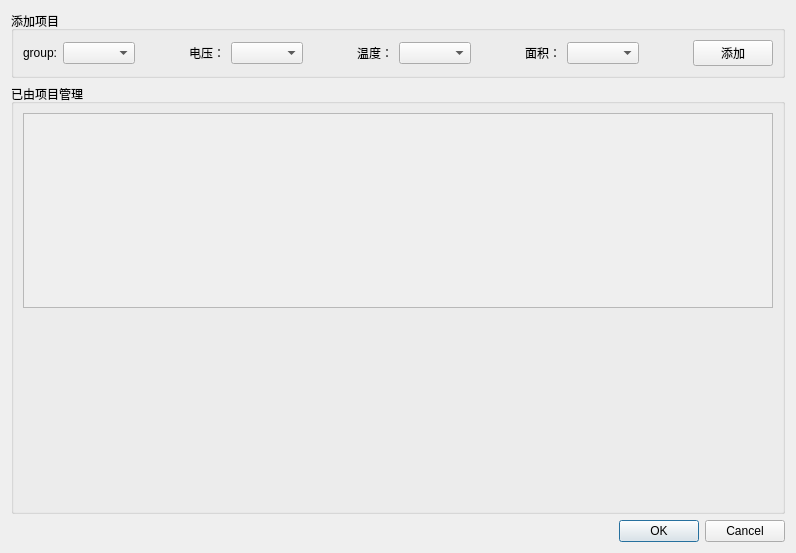
<?xml version="1.0" encoding="UTF-8"?>
<ui version="4.0">
 <class>Dialog</class>
 <widget class="QDialog" name="Dialog">
  <property name="geometry">
   <rect>
    <x>0</x>
    <y>0</y>
    <width>796</width>
    <height>553</height>
   </rect>
  </property>
  <property name="windowTitle">
   <string>Dialog</string>
  </property>
  <layout class="QVBoxLayout" name="dialogLayout">
   <item>
    <widget class="QGroupBox" name="gbAddItem">
     <property name="title">
      <string>添加项目</string>
     </property>
     <layout class="QHBoxLayout" name="addItemLayout">
      <item>
       <widget class="QLabel" name="lblGroup">
        <property name="text">
         <string>group:</string>
        </property>
       </widget>
      </item>
      <item>
       <widget class="QComboBox" name="cmbGroup"/>
      </item>
      <item>
       <spacer name="horizontalSpacer">
        <property name="orientation">
         <enum>Qt::Orientation::Horizontal</enum>
        </property>
        <property name="sizeHint" stdset="0">
         <size>
          <width>40</width>
          <height>20</height>
         </size>
        </property>
       </spacer>
      </item>
      <item>
       <widget class="QLabel" name="lblVoltage">
        <property name="text">
         <string>电压：</string>
        </property>
       </widget>
      </item>
      <item>
       <widget class="QComboBox" name="cmbVoltage"/>
      </item>
      <item>
       <spacer name="horizontalSpacer_2">
        <property name="orientation">
         <enum>Qt::Orientation::Horizontal</enum>
        </property>
        <property name="sizeHint" stdset="0">
         <size>
          <width>40</width>
          <height>20</height>
         </size>
        </property>
       </spacer>
      </item>
      <item>
       <widget class="QLabel" name="lblTemp">
        <property name="text">
         <string>温度：</string>
        </property>
       </widget>
      </item>
      <item>
       <widget class="QComboBox" name="cmbTemp"/>
      </item>
      <item>
       <spacer name="horizontalSpacer_3">
        <property name="orientation">
         <enum>Qt::Orientation::Horizontal</enum>
        </property>
        <property name="sizeHint" stdset="0">
         <size>
          <width>40</width>
          <height>20</height>
         </size>
        </property>
       </spacer>
      </item>
      <item>
       <widget class="QLabel" name="lblArea">
        <property name="text">
         <string>面积：</string>
        </property>
       </widget>
      </item>
      <item>
       <widget class="QComboBox" name="cmbArea"/>
      </item>
      <item>
       <spacer name="horizontalSpacer_4">
        <property name="orientation">
         <enum>Qt::Orientation::Horizontal</enum>
        </property>
        <property name="sizeHint" stdset="0">
         <size>
          <width>40</width>
          <height>20</height>
         </size>
        </property>
       </spacer>
      </item>
      <item>
       <widget class="QPushButton" name="btnAdd">
        <property name="text">
         <string>添加</string>
        </property>
       </widget>
      </item>
     </layout>
    </widget>
   </item>
   <item>
    <widget class="QGroupBox" name="gbManagedItems">
     <property name="title">
      <string>已由项目管理</string>
     </property>
     <layout class="QVBoxLayout" name="managedLayout">
      <item>
       <widget class="QScrollArea" name="saItems">
        <property name="widgetResizable">
         <bool>true</bool>
        </property>
        <widget class="QWidget" name="saItemsContent">
         <property name="geometry">
          <rect>
           <x>0</x>
           <y>0</y>
           <width>752</width>
           <height>181</height>
          </rect>
         </property>
        </widget>
       </widget>
      </item>
      <item>
       <spacer name="verticalSpacer">
        <property name="orientation">
         <enum>Qt::Orientation::Vertical</enum>
        </property>
        <property name="sizeHint" stdset="0">
         <size>
          <width>20</width>
          <height>179</height>
         </size>
        </property>
       </spacer>
      </item>
     </layout>
    </widget>
   </item>
   <item>
    <widget class="QDialogButtonBox" name="btnBox">
     <property name="orientation">
      <enum>Qt::Orientation::Horizontal</enum>
     </property>
     <property name="standardButtons">
      <set>QDialogButtonBox::StandardButton::Cancel|QDialogButtonBox::StandardButton::Ok</set>
     </property>
    </widget>
   </item>
  </layout>
 </widget>
 <resources/>
 <connections>
  <connection>
   <sender>btnBox</sender>
   <signal>accepted()</signal>
   <receiver>Dialog</receiver>
   <slot>accept()</slot>
   <hints>
    <hint type="sourcelabel">
     <x>248</x>
     <y>254</y>
    </hint>
    <hint type="destinationlabel">
     <x>157</x>
     <y>274</y>
    </hint>
   </hints>
  </connection>
  <connection>
   <sender>btnBox</sender>
   <signal>rejected()</signal>
   <receiver>Dialog</receiver>
   <slot>reject()</slot>
   <hints>
    <hint type="sourcelabel">
     <x>316</x>
     <y>260</y>
    </hint>
    <hint type="destinationlabel">
     <x>286</x>
     <y>274</y>
    </hint>
   </hints>
  </connection>
 </connections>
</ui>
